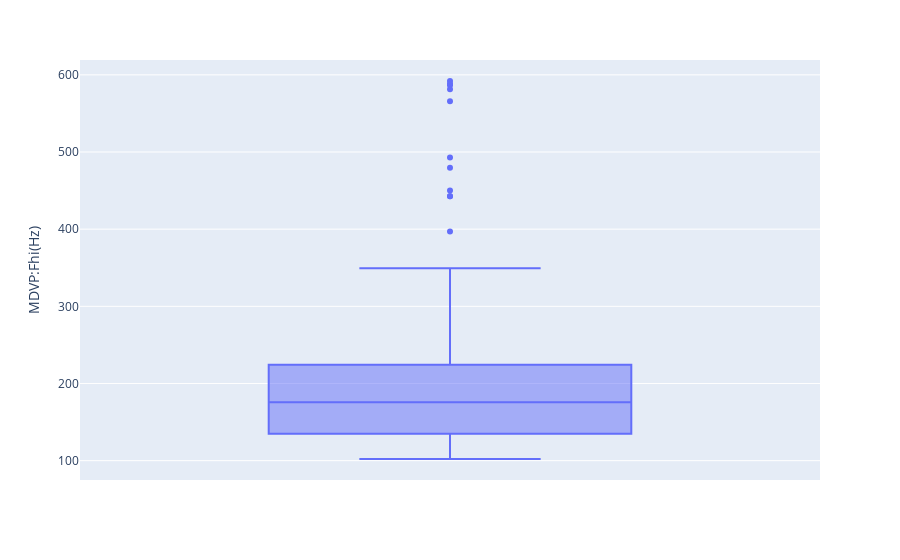

Write notebook code for a chart like this one.
### Markdown cell above
#### 2. 'MDVP:Fhi(Hz)'

### Code cell
boxplot_of('MDVP:Fhi(Hz)')

### Figure 1 — Plotly figure (JSON) as saved in the notebook; plotly's stock layout.template omitted (floating-point values rounded to 4 significant figures; data arrays with more than 128 entries replaced by an {"elided": "..."} marker saying what was removed)
{"data": [{"alignmentgroup": "True", "hovertemplate": "MDVP:Fhi(Hz)=%{y}<extra></extra>", "legendgroup": "", "marker": {"color": "#636efa"}, "name": "", "notched": false, "offsetgroup": "", "orientation": "v", "showlegend": false, "type": "box", "x0": " ", "xaxis": "x", "y": {"elided": "195 float values"}, "y0": " ", "yaxis": "y"}], "layout": {"boxmode": "group", "legend": {"tracegroupgap": 0}, "margin": {"t": 60}, "xaxis": {"anchor": "y", "domain": [0, 1]}, "yaxis": {"anchor": "x", "domain": [0, 1], "title": {"text": "MDVP:Fhi(Hz)"}}}}
